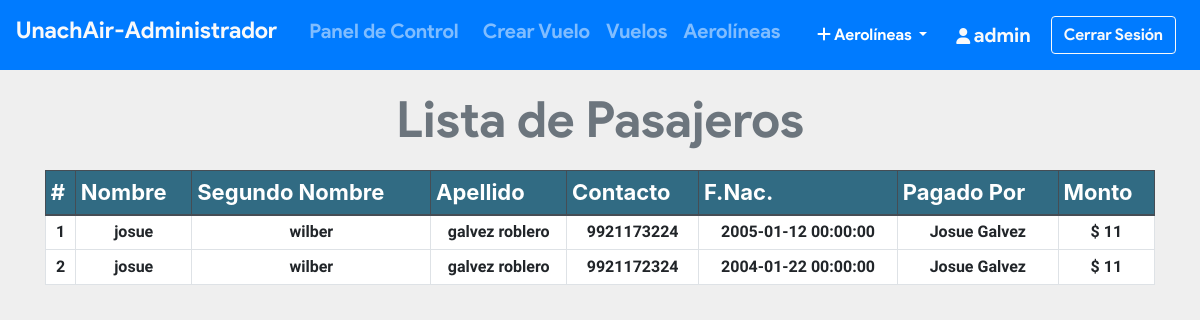
Page /admin/pass_list.php?id_vuelo=11 (signed in) on the committed database.
### tables this page shows
CREATE TABLE `ticket` (
  `id_ticket` int(11) NOT NULL,
  `id_pasajero` int(11) NOT NULL,
  `id_vuelo` int(11) NOT NULL,
  `id_usuario` int(11) NOT NULL,
  `seat_no` varchar(10) NOT NULL,
  `cost` int(11) NOT NULL,
  `class` varchar(3) NOT NULL
);

CREATE TABLE `pasajero` (
  `id_pasajero` int(11) NOT NULL,
  `id_usuario` int(11) NOT NULL,
  `id_vuelo` int(11) NOT NULL,
  `telefono` varchar(110) NOT NULL,
  `dob` datetime NOT NULL,
  `f_name` varchar(20) DEFAULT NULL,
  `m_name` varchar(20) DEFAULT NULL,
  `l_name` varchar(20) DEFAULT NULL
);

CREATE TABLE `usuario` (
  `id_usuario` int(11) NOT NULL,
  `nombre_usuario` varchar(20) NOT NULL,
  `email` varchar(50) NOT NULL,
  `password` varchar(100) NOT NULL
);

CREATE TABLE `pago` (
  `card_no` varchar(16) NOT NULL,
  `id_usuario` int(11) NOT NULL,
  `id_vuelo` int(11) NOT NULL,
  `expire_date` varchar(5) DEFAULT NULL,
  `monto` int(11) NOT NULL
);

### admin/pass_list.php (the view, shortened to what this page needs)
<?php include_once 'header.php'; ?>
<?php include_once 'footer.php';
require '../helpers/init_conn_db.php';?>
<main>
    <?php if(isset($_SESSION['adminId'])) { ?>
      <div class="container-md mt-2">
        <h1 class="display-4 text-center text-secondary">Lista de Pasajeros</h1>
        <table class="table table-bordered table-sm">
          <thead class="thead-dark">
            <tr>
              <th>#</th>
              <th scope="col">Nombre</th>
              <th scope="col">Segundo Nombre</th>
              <th scope="col">Apellido</th>
              <th scope="col">Contacto</th>
              <th scope="col">F.Nac.</th>
              <th scope="col">Pagado Por</th>
              <th scope="col">Monto</th>
            </tr>
          </thead>
          <tbody>
            <?php
            $cnt=1;
            $id_vuelo = $_GET['id_vuelo'];
            $sql_t = 'SELECT * FROM ticket WHERE id_vuelo=?';
            $stmt_t = mysqli_stmt_init($conn);
            if(!mysqli_stmt_prepare($stmt_t,$sql_t)) {
                header('Location: ticket.php?error=sqlerror');
                exit();
            } else {
                mysqli_stmt_bind_param($stmt_t,'i',$id_vuelo);
                mysqli_stmt_execute($stmt_t);
                $result_t = mysqli_stmt_get_result($stmt_t);
                while($row_t = mysqli_fetch_assoc($result_t)) {
                  $sql = 'SELECT * FROM pasajero WHERE id_pasajero=?';
                  $stmt = mysqli_stmt_init($conn);
                  mysqli_stmt_prepare($stmt,$sql);
                  mysqli_stmt_bind_param($stmt,'i',$row_t['id_pasajero']);
                  mysqli_stmt_execute($stmt);
                  $result = mysqli_stmt_get_result($stmt);
                  if ($row = mysqli_fetch_assoc($result)) {
                      $sql_p = 'SELECT * FROM pago WHERE id_vuelo=? AND id_usuario=?';
                      $stmt_p = mysqli_stmt_init($conn);
                      mysqli_stmt_prepare($stmt_p,$sql_p);
                      mysqli_stmt_bind_param($stmt_p,'ii',$id_vuelo,$row['id_usuario']);
                      mysqli_stmt_execute($stmt_p);
                      $result_p = mysqli_stmt_get_result($stmt_p);
                      if ($row_p = mysqli_fetch_assoc($result_p)) {
                        $sql_u = 'SELECT * FROM usuario WHERE id_usuario=?';
                        $stmt_u = mysqli_stmt_init($conn);
                        mysqli_stmt_prepare($stmt_u,$sql_u);
                        mysqli_stmt_bind_param($stmt_u,'i',$row['id_usuario']);
                        mysqli_stmt_execute($stmt_u);
                        $result_u = mysqli_stmt_get_result($stmt_u);
                        if ($row_u = mysqli_fetch_assoc($result_u)) {
                          echo "
                          <tr class='text-center'>
                            <td>".$cnt."</td>
                            <td>".$row['f_name']."</td>
                            <td>".$row['m_name']."</td>
                            <td>".$row['l_name']."</td>
                            <td>".$row['telefono']."</td>
                            <td>".$row['dob']."</td>
                            <td scope='row'>".$row_u['nombre_usuario']."</td>
                            <td>$ ".$row_p['monto']."</td>
                          </tr>
                          ";
                        }
                      }
                  }
                  $cnt++; }
                  }
            ?>
          </tbody>
        </table>
      </div>
    <?php } ?>
</main>

### admin/header.php (style rules this page uses)
.table .thead-dark th { background-color: #316b83; }

### admin/pass_list.php (style rules this page uses)
table { background-color: white; }
h1 { margin-top: 20px; margin-bottom: 20px; font-family: 'product sans'; font-size: 50px !important; font-weight: lighter; }
body { background-color: #efefef; }
th { font-size: 22px; }
td { margin-top: 10px !important; font-size: 16px; font-weight: bold; font-family: 'Assistant', sans-serif !important; }

### rows in the picture
ticket: id_pasajero.f_name "josue", id_pasajero.m_name "wilber", id_pasajero.l_name "galvez roblero", id_pasajero.telefono "9921173224", id_pasajero.dob "2005-01-12 00:00:00", id_usuario.nombre_usuario "Josue Galvez", pago.monto "11"
ticket: id_pasajero.f_name "josue", id_pasajero.m_name "wilber", id_pasajero.l_name "galvez roblero", id_pasajero.telefono "9921172324", id_pasajero.dob "2004-01-22 00:00:00", id_usuario.nombre_usuario "Josue Galvez", pago.monto "11"

### other values in the picture
$_SESSION['adminUname'] "admin"
